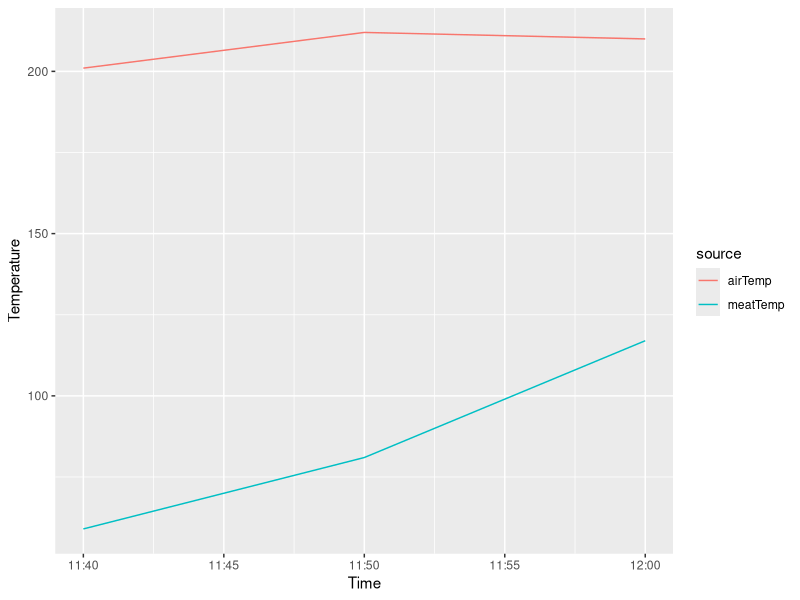

This figure's R source:
## ---- chunk 1
library(ggplot2)
library(dplyr)
library(tidyr)

time=c('11:40','11:50','12:00')
meatTemp=c(59,81,117)
airTemp=c(201,212,210)

hm=as.POSIXct(strptime(time, '%H:%M',tz='GMT')) 
df=data.frame(meatTemp,airTemp,hm) %>%
  gather(source,temp,-hm)
ggplot(df,aes(hm,temp,color=source)) + 
  geom_line() + 
  ylab('Temperature') +
  xlab('Time') 
  
